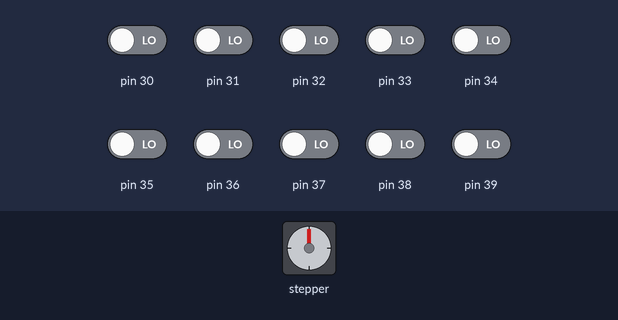
Recording of a sketch running on a simulated Arduino Mega 2560, built with avr-gcc and run on an emulated ATmega2560. Shown: stepper motor. Inputs (shaded band) come from the test bench; at power-on: pin 30–39 LOW. Stepper angles assume 2000 steps per turn.

Above: at 1.2 s.
1.3 s: pin 30 driven HIGH
At 1.76 s:
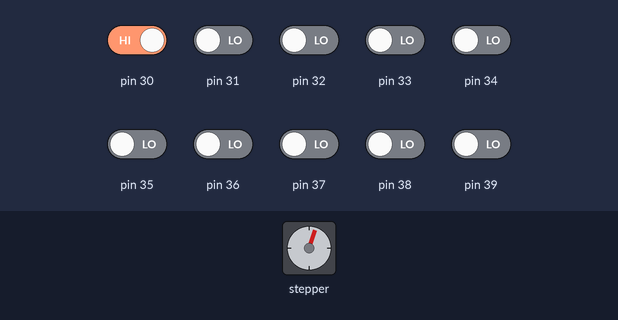
At 2.38 s:
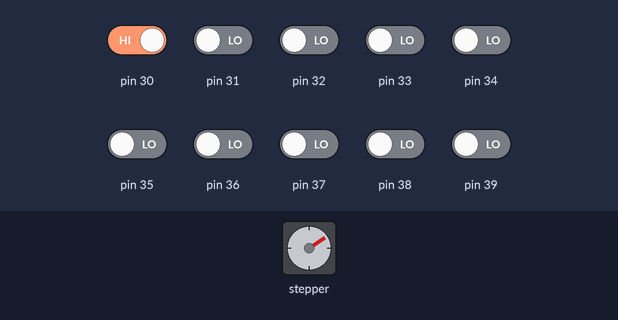
Timing chart, 0 to 8.8 s (numbered marks = the images above; inputs shaded):
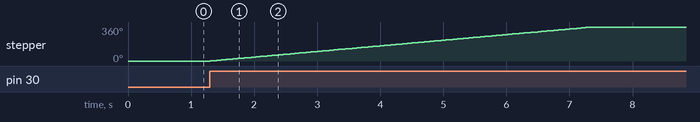

Measured:
- after the input at 1.3 s, stepper: turns 360° clockwise in 6.0 s, starting at once

The sketch:

StepperTesting_MODULE__INTEGRATED_.ino
```cpp
//Jose De Jesus Soto

//Includes the Arduino Stepper Library
#include <Stepper.h>

// Defines the number of steps per rotation
const int stepsPerRevolution = 2000;

// Creates an instance of stepper class
// Pins entered in sequence IN1-IN3-IN2-IN4 for proper step sequence
Stepper myStepper = Stepper(stepsPerRevolution, 13, 10, 9, 8);

int switchvalue = 0;

void setup() {
    Serial.begin(9600);

    for (int pin = 30; pin <= 39; pin++) {
    pinMode(pin, INPUT);
  }
}

void loop() {
    int savevalue = switchvalue;
    int pin30 = digitalRead(30);
    int pin31 = digitalRead(31);
    int pin32 = digitalRead(32);
    int pin33 = digitalRead(33);
    int pin34 = digitalRead(34);
    int pin35 = digitalRead(35);
    int pin36 = digitalRead(36);
    int pin37 = digitalRead(37);
    int pin38 = digitalRead(38);
    int pin39 = digitalRead(39);
    if(pin30 ==  HIGH){
      switchvalue = 2000;
    }
    else if(pin31 ==  HIGH){
      switchvalue = 1600;
    }
    else if(pin32 ==  HIGH){
      switchvalue = 1200;
    }
    else if(pin33 ==  HIGH){
      switchvalue = 800;
    }
    else if(pin34 ==  HIGH){
      switchvalue = 400;
    }
    else if(pin35 ==  HIGH){
      switchvalue = -400;
    }
    else if(pin36 ==  HIGH){
      switchvalue = -800;
    }
    else if(pin37 ==  HIGH){
      switchvalue = -1200;
    }
    else if(pin38 ==  HIGH){
      switchvalue = -1600;
    }
    else if(pin39 ==  HIGH){
      switchvalue = -2000;
    }
    else{
      switchvalue = 0;
    }
    if(switchvalue != savevalue){
    myStepper.setSpeed(10);

	  myStepper.step(switchvalue);
    }
    else if(switchvalue == savevalue){
    myStepper.setSpeed(10);

	  myStepper.step(0);
    }
}
```
